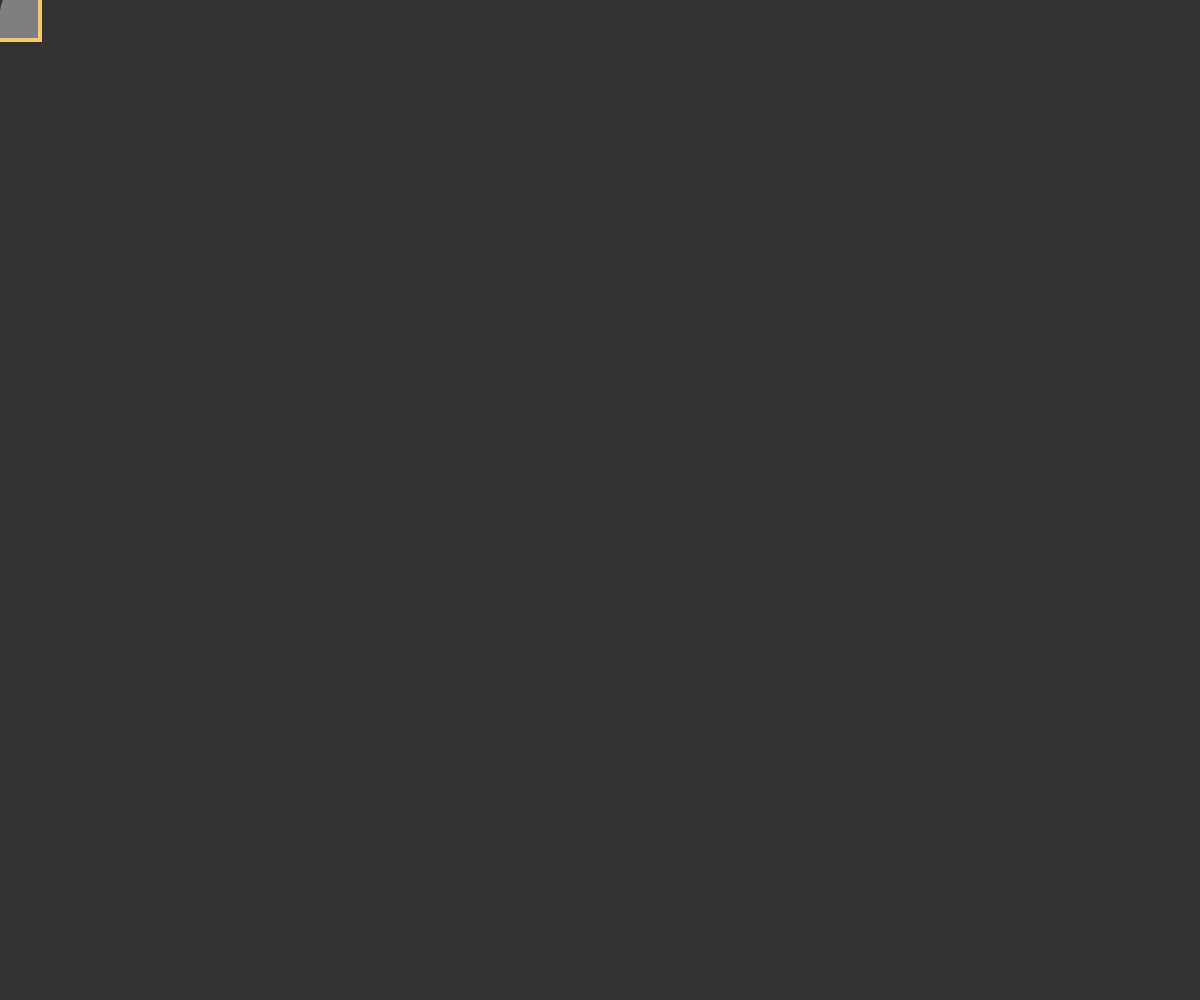
Frame 1 (no input)
Frame 60 (no input): identical to frame 1, image omitted
Frame 120 (the mouse pressed at the canvas centre since frame 60): identical to frame 1, image omitted

The p5.js sketch that drew this single still picture (run headless with seeded random() and noise() and a simulated clock; from frame 60 on, the mouse is pressed at the canvas centre):

// p5.js sketch
// ── sketch.js
let visualizer;
function setup() {
    let canvas = createCanvas(windowWidth, windowHeight);
    canvas.position(0, 0);
    canvas.style('z-index', '-1');

    const array = [9, 4, 6, 3, 9, 8, 13, 10, 5, 6, 7];
    visualizer = new PartitionVisualizer(array, width, height);
    setTimeout(() => visualizer.runIteration(), ITERATION_DELAY);
}

function windowResized() {
    resizeCanvas(windowWidth, windowHeight);
    visualizer.setWindow(width, height);
}

function draw() {
    background(51);

    visualizer.update();
    visualizer.show();
}

// ── animatedArray.js
class AnimatedArray {
    constructor(array, center) {
        this.length = array.length;
        this.center = center;

        this.array = array.map((elem, idx) =>
            new AnimatedElement(
                elem,
                this.getCenter(idx),
                {
                    fill: color(127),
                    stroke: color(255),
                    strokeWeight: 0.5,
                    textFill: color(51),
                }
            )
        );
    }

    setCenter(x, y) {
        this.center.set(x, y);
        this.array.forEach((elem, idx) => {
            elem.center.set(this.getCenter(idx));
            elem.target.set(elem.center);
        })
    }

    get(i) {
        return this.array[i].value;
    }

    set(i, x) {
        this.array[i].value = x;
    }

    setColor(i, _color) {
        this.array[i].fill = color(_color);
    }

    getCenter(i) {
        const n = this.length;
        return createVector(
            this.center.x + (i - (n - 1)/2)*side, 
            this.center.y
        );
    }

    update() {
        this.array.forEach(elem => elem.update());
    }

    show() {
        this.array.forEach(elem => elem.show());
    }
}
// ── animatedElement.js
let side = 80;
class AnimatedElement {
    constructor(value, center, displayArgs) {
        this.value = value;
        this.center = center;
        this.target = this.center.copy();

        this.fill = displayArgs.fill;
        this.stroke = displayArgs.stroke;
        this.textFill = displayArgs.textFill;
        this.strokeWeight = displayArgs.strokeWeight;
    }

    get moving() {
        return this.center.dist(this.target) > 1;
    }

    update() {
        this.center.lerp(this.target, 0.15);
    }

    show() {
        (this.fill !== undefined) ?
            fill(this.fill) :
            noFill();
        (this.stroke !== undefined) ?
            stroke(this.stroke) :
            noStroke();
        (this.strokeWeight !== undefined) ?
            strokeWeight(this.strokeWeight) :
            strokeWeight(0);
        
        rectMode(CENTER);
        rect(this.center.x, this.center.y, side, side);


        if(this.textFill !== undefined)
            fill(this.textFill);
        noStroke();

        textSize(0.8 * side);
        textAlign(CENTER, CENTER);
        text(this.value, this.center.x, this.center.y);
    }
}
// ── partitionVisualizer.js
const ITERATION_DELAY = 1500;
class PartitionVisualizer {
    constructor(array, width, height) {
        this.animArray = new AnimatedArray(array, width/2, height/2);
        
        this.i = -1;
        this.indicator = new AnimatedElement(
            '',
            this.animArray.getCenter(this.i),
            {
                stroke: 250,
                strokeWeight: 4,
            }
        );

        this.j = 0;
        this.currentElement = new AnimatedElement(
            '',
            this.animArray.getCenter(this.j),
            {
                stroke: color(242, 203, 108),
                strokeWeight: 4,
            }
        );

        this.pivot = new AnimatedElement(
            array[array.length - 1],
            this.animArray.getCenter(array.length - 1),
            {
                stroke: color(127, 0, 255),
                strokeWeight: 4,
            }
        );
        
        this.swap = null;

        this.movedIndicator = false;
        this.finished = false;
    }

    setWindow() {
        this.animArray.setCenter(width/2, height/2);
        this.indicator.target.set(this.animArray.getCenter(this.i));
        this.currentElement.target.set(this.animArray.getCenter(this.j));
        this.pivot.target.set(this.animArray.getCenter(this.animArray.length - 1));
    }

    runIteration() {
        /*
            One iteration looks like this:

            if(arr[j] <= pivot) {
                i++;
                swap(arr[i], arr[j]);
            }
            j++;

            This repeats from j = 0 to j = arr.length - 1
        */
        if(this.finished)
            return;

        const x = this.animArray.get(this.j);
        if(x <= this.pivot.value) {
            if(!this.movedIndicator) {
                this.i++;
                this.indicator.target.set(this.animArray.getCenter(this.i));
                this.movedIndicator = true;
            }

            else if(!this.indicator.moving) {
                if(this.swap === null) {
                    this.swap = new SwapVisualizer(this.animArray, this.i, this.j);
                    this.animArray.array[this.i].textFill = undefined;
                    this.animArray.array[this.j].textFill = undefined;
                }
                
                else {
                    this.animArray.set(this.j, this.animArray.get(this.i));
                    this.animArray.set(this.i, x);

                    this.animArray.setColor(this.i, color(7, 123, 138));
                    this.animArray.setColor(this.j, color(162, 213, 198));

                    this.animArray.array[this.i].textFill = 51;
                    this.animArray.array[this.j].textFill = 51;

                    this.swap = null;
                    this.movedIndicator = false;

                    this.j++;
                    if(this.j == this.animArray.length)
                        this.finished = true;
                    else {
                        this.currentElement.target.set(this.animArray.getCenter(this.j));
                        setTimeout(() => this.runIteration(), ITERATION_DELAY);
                    }   
                }
            }
        }

        else {
            this.animArray.setColor(this.j, color(162, 213, 198));
            this.j++;
            this.currentElement.target.set(this.animArray.getCenter(this.j));
            setTimeout(() => this.runIteration(), ITERATION_DELAY);
        }
    }

    update() {
        this.animArray.update();
        this.indicator.update();
        this.currentElement.update();
        this.pivot.update();

        if(this.swap !== null) {
            this.swap.update();
            
            if(this.swap.done)
                this.runIteration();
        }

        else if(this.movedIndicator && !this.indicator.moving)
            this.runIteration();
    }

    show() {
        this.animArray.show();
        
        if(this.swap !== null)
            this.swap.show();

        this.indicator.show();

        if(!this.finished) {
            this.pivot.show();
            this.currentElement.show();
        }
    }
}
// ── quickSortVisualizer.js
class QuickSortVisualizer {
    constructor(array) {
        this.center = createVector(width/2, side);
        this.array = [...array];

        const n = array.length;
        const start = 0, end = n - 1;
        this.subarrays = [[start, end]];
        
        this.start = null;
        this.end = null;

        this.partition = null;
        this.performPartition();

        this.finished = false;
    }

    getCenter(i) {
        const n = this.animArray.length;
        return createVector(
            this.center.x + (i - (n - 1)/2)*side, 
            this.center.y
        );
    }

    async performPartition() {
        while(this.subarrays.length > 0) {
            [this.start, this.end] = this.subarrays.pop();
            if(this.start < this.end)
                break;
        }

        if(this.start >= this.end) {
            this.finalArray = new AnimatedArray(
                this.array,
                this.center,
            );
            
            const messageDiv = document.querySelector(".message");
            messageDiv.innerHTML = "QuickSort finished";
            
            this.finished = true;
            return;
        }

        this.partition = new PartitionVisualizer(
            this.array,
            this.start, this.end,
            this.center,
        );
        this.partition.startDelayed();
    }

    update() {
        if(this.start === null)
            return;

        this.partition.update();
        if(this.partition.finished) {
            for(let i = this.start;i <= this.end;i++)
                this.array[i] = this.partition.animArray.get(i);
            
            const p = this.partition.i;
            this.subarrays.push([p + 1, this.end]);
            this.subarrays.push([this.start, p - 1]);

            this.start = null;
            this.end = null;
            this.performPartition();
        }
    }

    show() {
        (this.finished) ?
            this.finalArray.show(): 
            this.partition.show();
    }
}
// ── swapVisualizer.js
class SwapVisualizer {
    constructor(animArray, i, j) {
        const first = animArray.array[i];
        this.first = new AnimatedElement(
            first.value,
            animArray.getCenter(i),
            {
                fill: color(first.fill),
                strokeWeight: first.strokeWeight,
                textFill: color(first.textFill),
            }
        );
        this.first.target.set(
            this.first.center.x, 
            this.first.center.y + 1.5*side
        );

        const second = animArray.array[j];
        this.second = new AnimatedElement(
            second.value,
            animArray.getCenter(j),
            {
                fill: color(second.fill),
                strokeWeight: second.strokeWeight,
                textFill: color(second.textFill),
            }
        );
        this.second.target.set(
            this.second.center.x, 
            this.second.center.y + 1.5*side
        );

        this.phase = 1;

        this.started = false;
        this.messageDiv = document.querySelector(".message");

        setTimeout(() => {
            this.messageDiv.innerHTML = `Swapping indices ${i} and ${j}`;
            this.started = true;
        }, ITERATION_DELAY/2);

        this.done = false;
    }

    update() {
        if(!this.started)
            return;

        this.first.update();
        this.second.update();

        if(this.first.center.dist(this.first.target) < 1) {
            switch(this.phase) {
                case 1:                
                    this.first.target.set(this.second.center);
                    this.second.target.set(this.first.center);

                    this.phase = 2;
                    break;

                case 2:
                    this.first.target.set(this.first.center.x, this.first.center.y - 1.5*side);
                    this.second.target.set(this.second.center.x, this.second.center.y - 1.5*side);
                    
                    this.first.fill = color(162, 213, 198);
                    this.second.fill = color(7, 123, 138);

                    this.phase = 3;
                    break;

                case 3:
                    this.messageDiv.innerHTML = "";
                    this.done = true;
                    break;
            }
        }
    }

    show() {
        this.first.show();
        this.second.show();
    }
}
